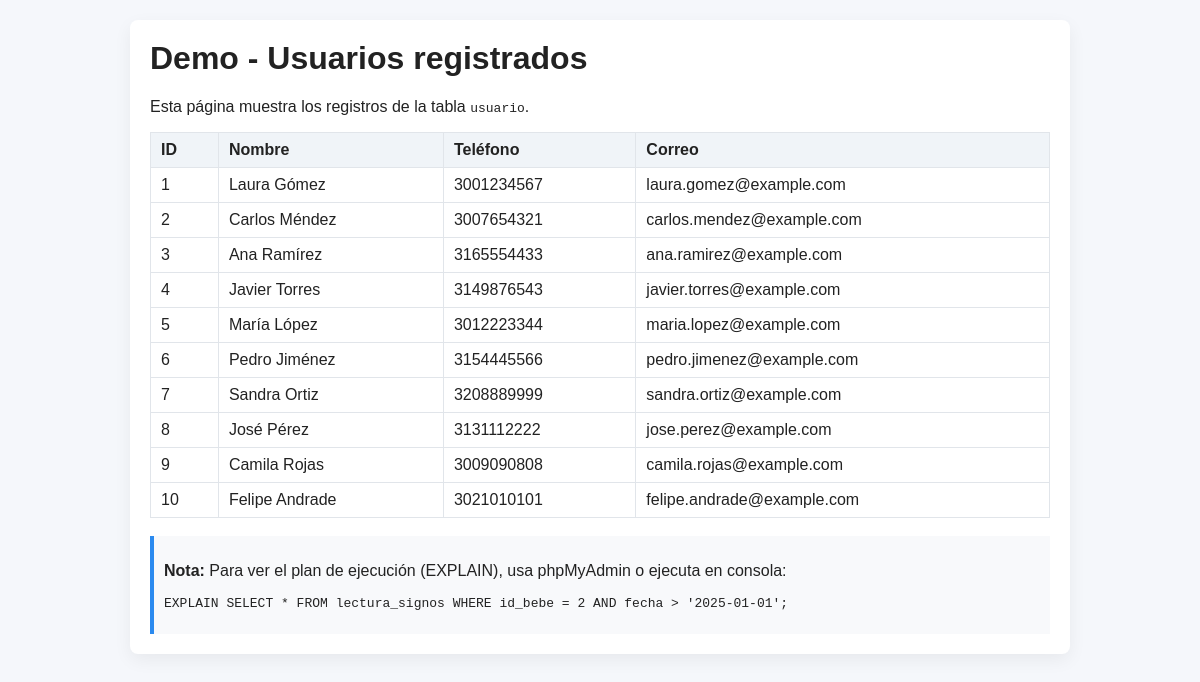
The page /cuidado_bebe_web/index.php on the database its author committed.
### tables this page shows
CREATE TABLE `usuario` (
  `id_usuario` int(11) NOT NULL,
  `nombre` varchar(100) NOT NULL,
  `telefono` varchar(20) DEFAULT NULL,
  `correo` varchar(150) NOT NULL,
  `password_hash` varchar(255) NOT NULL,
  `Email` varchar(100) NOT NULL
);

### cuidado_bebe_web/index.php (the view, shortened to what this page needs)
<?php
include "conexion.php";
?>
<!doctype html>
<html lang="es">
<head>
  <link rel="stylesheet" href="estilos.css">
</head>
<body>
  <div class="container">
    <h1>Demo - Usuarios registrados</h1>
    <p>Esta página muestra los registros de la tabla <code>usuario</code>.</p>
    <?php
    $sql = "SELECT id_usuario, nombre, telefono, correo FROM usuario";
    if ($resultado = $conexion->query($sql)) {
        if ($resultado->num_rows > 0) {
            echo '<table class="tabla"><thead><tr><th>ID</th><th>Nombre</th><th>Teléfono</th><th>Correo</th></tr></thead><tbody>';
            while ($fila = $resultado->fetch_assoc()) {
                echo "<tr>";
                echo "<td>" . htmlspecialchars($fila['id_usuario']) . "</td>";
                echo "<td>" . htmlspecialchars($fila['nombre']) . "</td>";
                echo "<td>" . htmlspecialchars($fila['telefono']) . "</td>";
                echo "<td>" . htmlspecialchars($fila['correo']) . "</td>";
                echo "</tr>";
            }
            echo "</tbody></table>";
        } else {
            echo "<p>No hay usuarios registrados.</p>";
        }
    } else {
        echo "<p class='error'>Error en la consulta: " . htmlspecialchars($conexion->error) . "</p>";
    }
    ?>
    <div class="nota">
      <p><strong>Nota:</strong> Para ver el plan de ejecución (EXPLAIN), usa phpMyAdmin o ejecuta en consola:</p>
      <pre>EXPLAIN SELECT * FROM lectura_signos WHERE id_bebe = 2 AND fecha &gt; '2025-01-01';</pre>
    </div>
  </div>
</body>
</html>

### cuidado_bebe_web/estilos.css (style rules this page uses)
body { font-family: Arial, sans-serif; background: #f5f7fb; color: #222; margin: 0; padding: 20px; }
.container { background: white; max-width: 900px; margin: 0 auto; padding: 20px; border-radius: 8px; box-shadow: 0 6px 18px rgba(0,0,0,0.06); }
h1 { margin-top: 0; }
.tabla { width: 100%; border-collapse: collapse; margin-top: 12px; }
.tabla th, .tabla td { border: 1px solid #e1e5ea; padding: 8px 10px; text-align: left; }
.tabla th { background: #f0f4f8; }
.nota { margin-top: 18px; background: #f8f9fb; padding: 10px; border-left: 4px solid #2b8aef; }

### rows shown on the page
usuario: id_usuario "1", nombre "Laura Gómez", telefono "3001234567", correo "laura.gomez@example.com"
usuario: id_usuario "2", nombre "Carlos Méndez", telefono "3007654321", correo "carlos.mendez@example.com"
usuario: id_usuario "3", nombre "Ana Ramírez", telefono "3165554433", correo "ana.ramirez@example.com"
usuario: id_usuario "4", nombre "Javier Torres", telefono "3149876543", correo "javier.torres@example.com"
usuario: id_usuario "5", nombre "María López", telefono "3012223344", correo "maria.lopez@example.com"
usuario: id_usuario "6", nombre "Pedro Jiménez", telefono "3154445566", correo "pedro.jimenez@example.com"
usuario: id_usuario "7", nombre "Sandra Ortiz", telefono "3208889999", correo "sandra.ortiz@example.com"
usuario: id_usuario "8", nombre "José Pérez", telefono "3131112222", correo "jose.perez@example.com"
usuario: id_usuario "9", nombre "Camila Rojas", telefono "3009090808", correo "camila.rojas@example.com"
usuario: id_usuario "10", nombre "Felipe Andrade", telefono "3021010101", correo "felipe.andrade@example.com"
